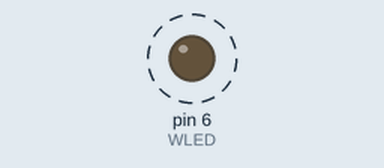
This sketch was run on a simulated Arduino Uno, built with avr-gcc and run on an emulated ATmega328P. On the bench: output pins drawn as LEDs (lit = HIGH). Dashed ring = blinking. What the sketch prints to the serial monitor is not drawn.

Above: at 0.5 s.
Timing chart, 0 to 4.6 s (numbered marks = the images above):
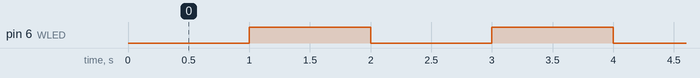

The sketch:

Jacob.ino
```cpp
#include "Arduino.h"
#define WLED      6
int j;

void setup()
{
	pinMode(WLED, OUTPUT);
	Serial.begin(9600);
}

void loop()
{
	analogWrite(WLED, 0);
	Serial.print("-_-");
	delay(1000);
	analogWrite(WLED,255);
	Serial.print("O_O");
	delay(1000);
}
```

Measured:
- by itself, pin 6 (WLED): alternates HIGH for 1.0 s and LOW for 1.0 s
